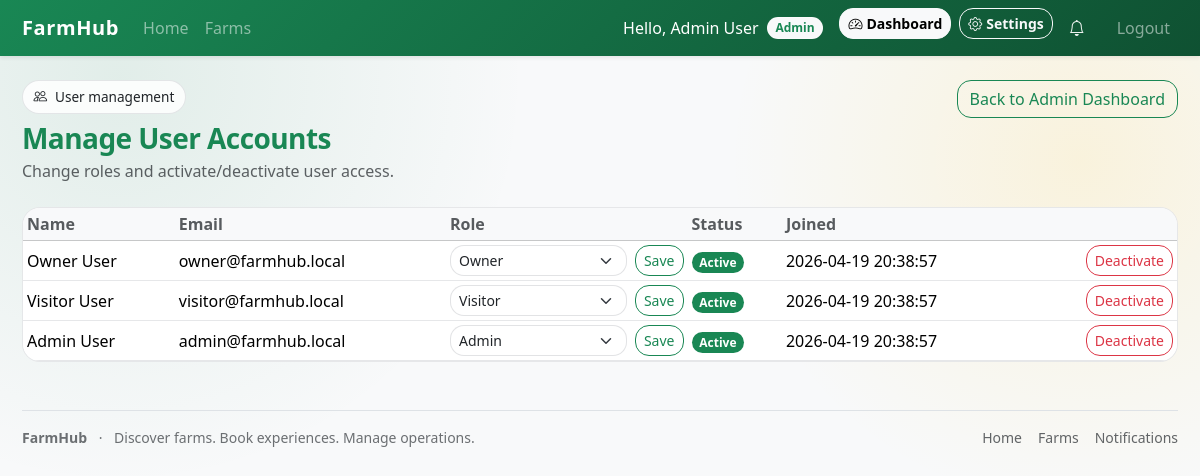
Screenshot of /public/admin/users (signed in) with the database file from the repository.
### tables this page shows
CREATE TABLE IF NOT EXISTS users (
  id INT UNSIGNED AUTO_INCREMENT PRIMARY KEY,
  name VARCHAR(100) NOT NULL,
  email VARCHAR(191) NOT NULL UNIQUE,
  password VARCHAR(255) NOT NULL,
  role_id INT UNSIGNED NOT NULL DEFAULT 1,
  is_active TINYINT(1) NOT NULL DEFAULT 1,
  created_at TIMESTAMP NOT NULL DEFAULT CURRENT_TIMESTAMP
);

### app/controllers/AdminUserController.php (called while the page is built, shortened)
<?php
class AdminUserController extends BaseController
{
    public function index(): void
    {
        $userModel = new User();
        $users = $userModel->getAllWithRoles();
        $this->view('admin/users/index', ['users' => $users]);
    }
}

### core/Router.php (called while the page is built, shortened)
<?php
class Router
{
    private array $routes = [
        'GET' => [],
        'POST' => [],
    ];
    public function get(string $path, string $handler): void
    {
        $this->routes['GET'][$this->normalize($path)] = $handler;
    }
    public function post(string $path, string $handler): void
    {
        $this->routes['POST'][$this->normalize($path)] = $handler;
    }
    public function dispatch(string $uri, string $method): void
    {
        $rawPath = parse_url($uri, PHP_URL_PATH) ?? '/';
        $publicPos = strrpos($rawPath, '/public');
        if ($publicPos !== false) {
            $path = substr($rawPath, $publicPos + strlen('/public'));
        } else {
            $path = $rawPath;
        }
        $path = $this->normalize($path);
        $method = strtoupper($method);
        $handler = $this->routes[$method][$path] ?? null;
        [$controllerName, $action] = explode('@', $handler);
        $controller = new $controllerClass();
        $controller->$action();
    }
    private function normalize(string $path): string
    {
        $path = rtrim($path, '/');
        return $path === '' ? '/' : $path;
    }
}

### public/index.php (called while the page is built, shortened)
<?php
require_once dirname(__DIR__) . '/core/bootstrap.php';
$router = new Router();
$router->get('/', 'HomeController@index');
$router->get('/farms', 'FarmController@index');
$router->get('/farm/view', 'FarmController@show');
$router->post('/search/farms', 'FarmController@search');
$router->post('/favorite/toggle', 'FarmController@toggleFavorite');
$router->get('/visitor/favorites', 'FarmController@favorites');
$router->post('/review/submit', 'FarmController@submitReview');
$router->post('/review/delete', 'FarmController@deleteReview');
$router->get('/login', 'AuthController@showLogin');
$router->post('/login', 'AuthController@login');
$router->get('/register', 'AuthController@showRegister');
$router->post('/register', 'AuthController@register');
$router->get('/logout', 'AuthController@logout');
$router->get('/booking/availability', 'BookingController@availability');
$router->post('/booking/create', 'BookingController@create');
$router->post('/booking/update-status', 'BookingController@updateStatus');
$router->post('/booking/cancel', 'BookingController@cancel');
$router->get('/dashboard/owner', 'OwnerDashboardController@index');
$router->get('/dashboard/owner/bookings', 'OwnerDashboardController@bookings');
$router->get('/dashboard/admin', 'AdminDashboardController@index');
$router->get('/dashboard/visitor', 'VisitorDashboardController@index');
$router->get('/visitor/bookings', 'VisitorDashboardController@bookings');
$router->get('/owner/farms', 'OwnerFarmController@index');
$router->get('/owner/farm/create', 'OwnerFarmController@create');
$router->post('/owner/farm/store', 'OwnerFarmController@store');
$router->get('/owner/farm/edit', 'OwnerFarmController@edit');
$router->post('/owner/farm/update', 'OwnerFarmController@update');
$router->post('/owner/farm/delete', 'OwnerFarmController@delete');
$router->post('/owner/farm/image/delete', 'OwnerFarmController@deleteImage');
$router->get('/owner/farm/activities', 'OwnerActivityController@index');
$router->get('/owner/farm/activity/create', 'OwnerActivityController@create');
$router->post('/owner/farm/activity/store', 'OwnerActivityController@store');
$router->get('/owner/farm/activity/edit', 'OwnerActivityController@edit');
$router->post('/owner/farm/activity/update', 'OwnerActivityController@update');
$router->post('/owner/farm/activity/delete', 'OwnerActivityController@delete');
$router->get('/owner/farm/schedules', 'OwnerScheduleController@index');
$router->get('/owner/farm/schedule/create', 'OwnerScheduleController@create');
$router->post('/owner/farm/schedule/store', 'OwnerScheduleController@store');
$router->get('/owner/farm/schedule/edit', 'OwnerScheduleController@edit');
$router->post('/owner/farm/schedule/update', 'OwnerScheduleController@update');
$router->post('/owner/farm/schedule/delete', 'OwnerScheduleController@delete');
$router->get('/notifications', 'NotificationController@index');
$router->post('/notifications/mark-read', 'NotificationController@markRead');
$router->get('/notifications/unread-count', 'NotificationController@unreadCount');
$router->get('/settings', 'SettingsController@index');
$router->post('/settings', 'SettingsController@update');
$router->get('/admin/farms', 'AdminFarmController@index');
$router->post('/admin/farms/update-status', 'AdminFarmController@updateStatus');
$router->get('/admin/users', 'AdminUserController@index');
$router->post('/admin/users/update-role', 'AdminUserController@updateRole');
$router->post('/admin/users/toggle-status', 'AdminUserController@toggleStatus');
$router->get('/admin/reports', 'AdminReportController@index');
$router->post('/admin/reports/generate', 'AdminReportController@generate');
$router->get('/admin/activity', 'AdminActivityController@index');
$router->get('/admin/alerts', 'AdminAlertController@index');
$router->dispatch($_SERVER['REQUEST_URI'], $_SERVER['REQUEST_METHOD']);

### core/helpers.php (called while the page is built, shortened)
<?php
function base_url(string $path = ''): string
{
    $scheme = (!empty($_SERVER['HTTPS']) && $_SERVER['HTTPS'] !== 'off') ? 'https' : 'http';
    $host = $_SERVER['HTTP_HOST'] ?? 'localhost';
    $base = rtrim(str_replace('/public', '', dirname($_SERVER['SCRIPT_NAME'] ?? '')), '/');
    return $scheme . '://' . $host . $base . '/public' . ($path ? '/' . ltrim($path, '/') : '');
}
function e(string $value): string
{
    return htmlspecialchars($value, ENT_QUOTES, 'UTF-8');
}

### core/bootstrap.php (called while the page is built, shortened)
<?php
spl_autoload_register(function (string $class): void {
    $prefixes = [
        'Core\\' => dirname(__DIR__) . '/core/',
        'Controllers\\' => dirname(__DIR__) . '/app/controllers/',
        'Models\\' => dirname(__DIR__) . '/app/models/',
    ];
    foreach ($prefixes as $prefix => $baseDir) {
        $len = strlen($prefix);
        if (strncmp($class, $prefix, $len) !== 0) {
            continue;
        }
        $relativeClass = substr($class, $len);
        $file = $baseDir . str_replace('\\', '/', $relativeClass) . '.php';
        if (file_exists($file)) {
            return;
        }
    }
});
require_once dirname(__DIR__) . '/core/helpers.php';

### config/database.php (called while the page is built, shortened)
<?php
return [
    'host' => 'localhost',
    'dbname' => 'farmhub',
    'user' => 'root',
    'password' => '',
];

### core/Database.php (called while the page is built, shortened)
<?php
class Database
{
    private static ?PDO $instance = null;
    public static function getInstance(): PDO
    {
        if (self::$instance === null) {
            $config = require dirname(__DIR__) . '/config/database.php';
            $dsn = sprintf(
                'mysql:host=%s;dbname=%s;charset=utf8mb4',
                $config['host'],
                $config['dbname']
            );
            try {
                self::$instance = new PDO($dsn, $config['user'], $config['password'], [
                    PDO::ATTR_ERRMODE => PDO::ERRMODE_EXCEPTION,
                    PDO::ATTR_DEFAULT_FETCH_MODE => PDO::FETCH_ASSOC,
                    PDO::ATTR_EMULATE_PREPARES => false,
                ]);
            } catch (PDOException $e) {
                error_log('Database connection error: ' . $e->getMessage());
                http_response_code(500);
                echo 'Database connection error.';
                exit;
            }
        }
        return self::$instance;
    }
}

### core/BaseModel.php (called while the page is built, shortened)
<?php
abstract class BaseModel
{
    public function __construct()
    {
        $this->db = Database::getInstance();
    }
}

### app/models/User.php (called while the page is built, shortened)
<?php
class User extends BaseModel
{
    private function hasIsActiveColumn(): bool
    {
        $stmt = $this->db->prepare("SHOW COLUMNS FROM users LIKE 'is_active'");
        $stmt->execute();
        $row = $stmt->fetch(PDO::FETCH_ASSOC);
        $this->hasIsActiveColumn = (bool)$row;
        return $this->hasIsActiveColumn;
    }
    public function getAllWithRoles(): array
    {
        if ($this->hasIsActiveColumn()) {
            $stmt = $this->db->query(
                'SELECT u.id, u.name, u.email, u.is_active, u.created_at, r.name AS role
                 FROM users u
                 JOIN roles r ON u.role_id = r.id
                 ORDER BY u.created_at DESC'
            );
        }
        return $stmt->fetchAll(PDO::FETCH_ASSOC);
    }
}

### app/views/admin/users/index.php (the view, shortened to what this page needs)
<div class="d-flex justify-content-between align-items-start flex-wrap gap-3 mb-4">
    <div>
        <div class="fh-chip d-inline-flex align-items-center gap-2 mb-2">
            <i class="bi bi-people"></i>
            <span>User management</span>
        </div>
        <h1 class="h3 fw-bold text-success fh-section-title mb-1">Manage User Accounts</h1>
        <p class="fh-muted mb-0">Change roles and activate/deactivate user access.</p>
    </div>
    <a class="btn btn-outline-success" href="<?= e(base_url('dashboard/admin')) ?>">Back to Admin Dashboard</a>
</div>
<?php if (!empty($users)): ?>
    <div class="table-responsive">
        <table class="table table-sm align-middle mb-0">
            <thead class="table-light">
            <tr>
                <th>Name</th>
                <th>Email</th>
                <th>Role</th>
                <th>Status</th>
                <th>Joined</th>
                <th></th>
            </tr>
            </thead>
            <tbody>
            <?php foreach ($users as $u): ?>
                <?php $isActive = ((int)$u['is_active'] === 1); ?>
                <tr>
                    <td><?= e((string)$u['name']) ?></td>
                    <td><?= e((string)$u['email']) ?></td>
                    <td>
                        <form method="post" action="<?= e(base_url('admin/users/update-role')) ?>" class="d-flex gap-2">
                            <select name="role" class="form-select form-select-sm">
                                <?php foreach (['visitor', 'owner', 'admin'] as $role): ?>
                                    <option value="<?= e($role) ?>" <?= $u['role'] === $role ? 'selected' : '' ?>>
                                        <?= e(ucfirst($role)) ?>
                                    </option>
                                <?php endforeach; ?>
                            </select>
                            <button type="submit" class="btn btn-outline-success btn-sm">Save</button>
                        </form>
                    </td>
                    <td>
                        <?php if ($isActive): ?>
                            <span class="badge text-bg-success">Active</span>
                        <?php else: ?>
                            <span class="badge text-bg-secondary">Inactive</span>
                        <?php endif; ?>
                    </td>
                    <td><?= e((string)$u['created_at']) ?></td>
                    <td class="text-end">
                        <form method="post" action="<?= e(base_url('admin/users/toggle-status')) ?>">
                            <button class="btn btn-sm <?= $isActive ? 'btn-outline-danger' : 'btn-outline-primary' ?>" type="submit">
                                <?= $isActive ? 'Deactivate' : 'Activate' ?>
                            </button>
                        </form>
                    </td>
                </tr>
            <?php endforeach; ?>
            </tbody>
        </table>
    </div>
<?php else: ?>
    <div class="fh-card-soft p-4">No users found.</div>
<?php endif; ?>

### rows the page displays
users: name "Owner User", email "owner@farmhub.local", is_active "Active", created_at "2026-04-19 20:38:57"
users: name "Visitor User", email "visitor@farmhub.local", is_active "Active", created_at "2026-04-19 20:38:57"
users: name "Admin User", email "admin@farmhub.local", is_active "Active", created_at "2026-04-19 20:38:57"

### other values shown
$_SESSION['user']['name'] "Admin User"
$role "Admin"
form field role "Owner"
form field role "Visitor"
form field role "Admin"
